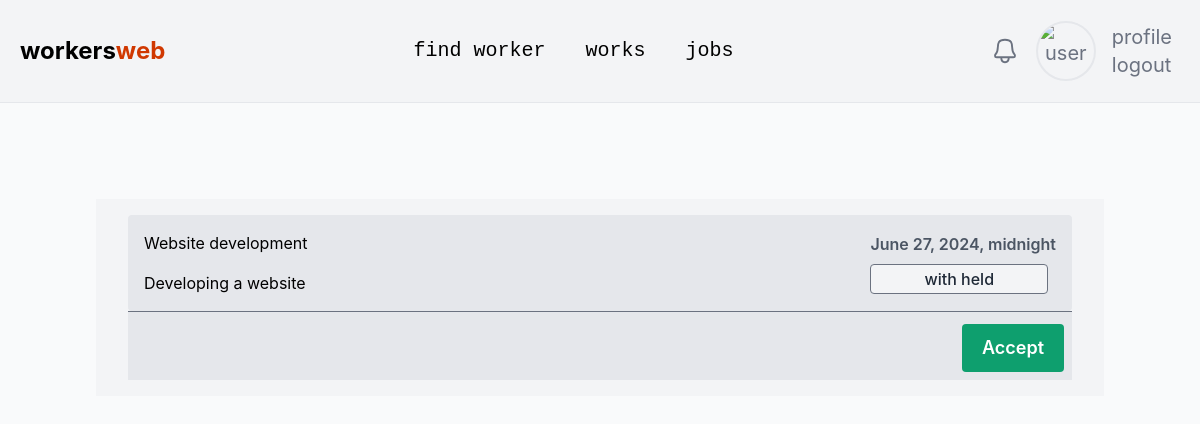
The page /work-notifications/ (signed in) on the database as committed earlier.
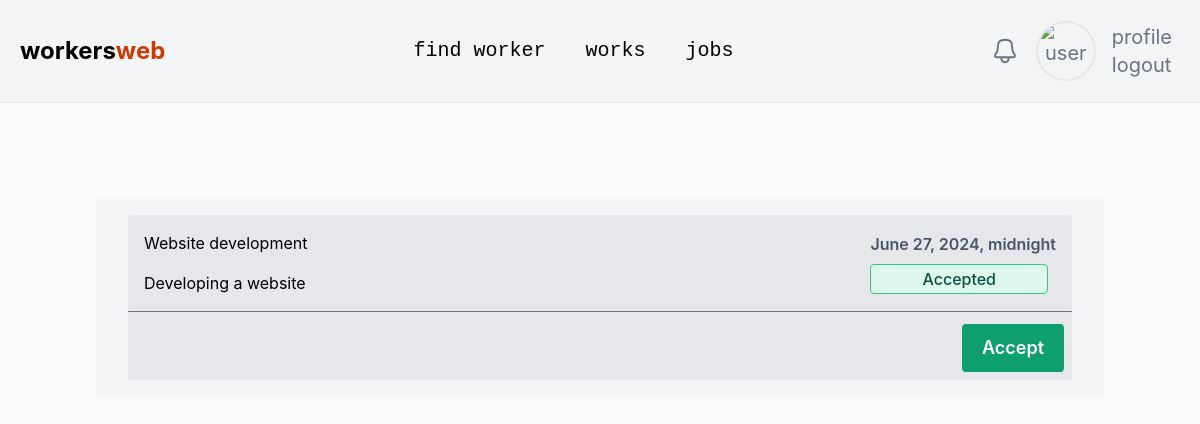
The same page on the database as committed later.
### main/models.py (models this page shows)
class WorkRequest(models.Model):
    user = models.ForeignKey(User,on_delete=models.CASCADE)
    worker = models.ForeignKey(Worker,on_delete=models.CASCADE)
    name = models.CharField(max_length=255)
    desc = models.TextField()
    is_accepted = models.BooleanField(default=False)
    created_at = models.DateTimeField(auto_now_add=True)
    date = models.DateTimeField()

### main/views.py (the view)
# urls.py: path('work-notifications/',work_notifications,name="work-notifications"),
def work_notifications(request):
  if not request.user.is_authenticated:
    return redirect(login_user)
  work_request = WorkRequest.objects.all()
  return render(request,'work_notification.html',{'work_requests':work_request})

### template/work_notification.html (shortened to what this page needs)
{% extends 'layout.html' %}
{% block 'container' %}
<div class="p-24">
  <div class="bg-gray-100 p-4">
    {% for wr in work_requests %}
      {% if wr.worker.user_id == request.user or wr.user == request.user %}
      <div class="flex items-center justify-between p-2 mx-4 bg-gray-200 rounded">
        <div class="flex flex-col space-y-4 p-2 ">
        <p>
          {{ wr.name }}
        </p>
        <p>
          {{ wr.desc }}
        </p>
        </div>
       <div class=" flex flex-col space-y-2 p-2">
         <p class="text-gray-600 font-semibold text-md">
           {{ wr.date }}
         </p>
       {% if wr.is_accepted %}
         <span class="bg-green-100 text-green-800 text-base font-medium me-2 px-1 py-0.5 rounded dark:bg-gray-700 dark:text-green-400 border border-green-400 text-center">Accepted</span>
       {% else %}
        <span class="bg-gray-100 text-gray-800 text-base font-medium me-2 px-1 py-0.5 rounded dark:bg-gray-700 dark:text-gray-400 border border-gray-500 text-center">with held</span>
        {% endif %}
        </div>
      </div>
    {% if wr.worker.user_id == request.user %}
      <form class="flex items-center justify-end mx-4 bg-gray-200 pt-3 border-t border-gray-500" action="{% url 'work-authorizer' wr.id %} " method="post" accept-charset="utf-8">
        <button type="submit" class="text-white bg-green-500 hover:bg-green-600 focus:outline-none focus:ring-4 focus:ring-green-300 font-semibold rounded text-lg px-5 py-2.5 text-center me-2 mb-2 dark:bg-green-600 dark:hover:bg-green-700 dark:focus:ring-green-800" value='1' name="a_btn">Accept</button>
      </form>
     {% endif %}
      {% endif %}
    {% endfor %}
  </div>
</div>
{% endblock %}

Rows that differ between the two databases and show on the page:
changed WorkRequest "Website development": is_accepted "with held" → "Accepted"
